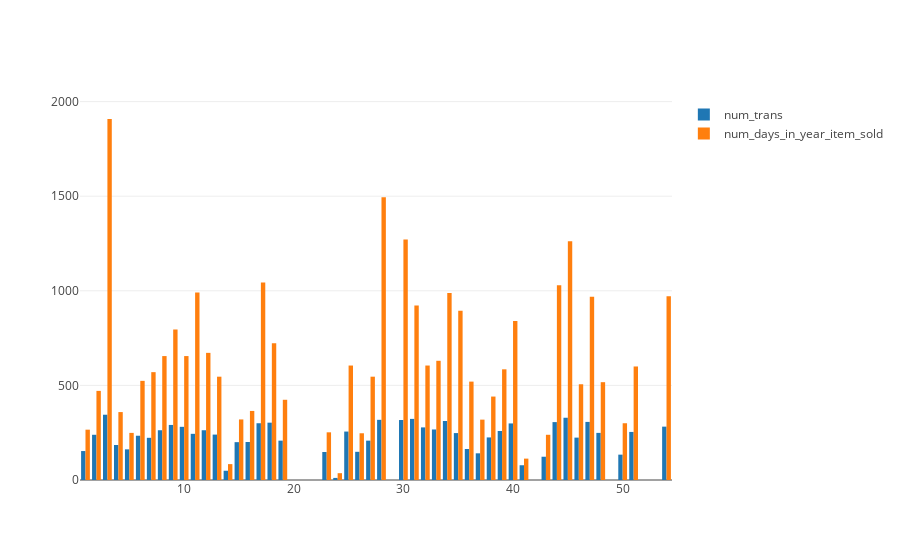

This figure's notebook cell:
### Code cell
data = train_data_2013.loc[train_data_2013['item_nbr'] == rand_items[0],:]
grpd_data = data.groupby('store_nbr')
iplot([go.Bar(x = [val for val,_ in grpd_data], y = grpd_data.count()['id'], name = 'num_trans'),
      go.Bar(x = [val for val,_ in grpd_data], y = grpd_data.sum()['unit_sales'], name = 'num_days_in_year_item_sold')])

### Figure 1 — Plotly figure (JSON) as saved in the notebook; plotly's stock layout.template omitted (floating-point values rounded to 4 significant figures)
{"data": [{"name": "num_trans", "type": "bar", "x": [1, 2, 3, 4, 5, 6, 7, 8, 9, 10, 11, 12, 13, 14, 15, 16, 17, 18, 19, 23, 24, 25, 26, 27, 28, 30, 31, 32, 33, 34, 35, 36, 37, 38, 39, 40, 41, 43, 44, 45, 46, 47, 48, 50, 51, 54], "y": [153, 239, 345, 185, 162, 234, 223, 263, 291, 281, 244, 263, 240, 49, 200, 201, 300, 303, 208, 148, 11, 256, 149, 208, 318, 317, 323, 278, 267, 312, 248, 164, 141, 225, 259, 299, 78, 123, 306, 329, 224, 307, 249, 134, 254, 282]}, {"name": "num_days_in_year_item_sold", "type": "bar", "x": [1, 2, 3, 4, 5, 6, 7, 8, 9, 10, 11, 12, 13, 14, 15, 16, 17, 18, 19, 23, 24, 25, 26, 27, 28, 30, 31, 32, 33, 34, 35, 36, 37, 38, 39, 40, 41, 43, 44, 45, 46, 47, 48, 50, 51, 54], "y": [266, 471, 1908, 359, 249, 524, 570, 655, 795, 655, 991, 672, 546, 84, 320, 365, 1044, 723, 424, 252, 36, 605, 247, 546, 1495, 1271, 922, 605, 630, 989, 895, 520, 319, 441, 585, 840, 113, 239, 1029, 1262, 506, 968, 517, 300, 600, 971]}], "layout": {}}
